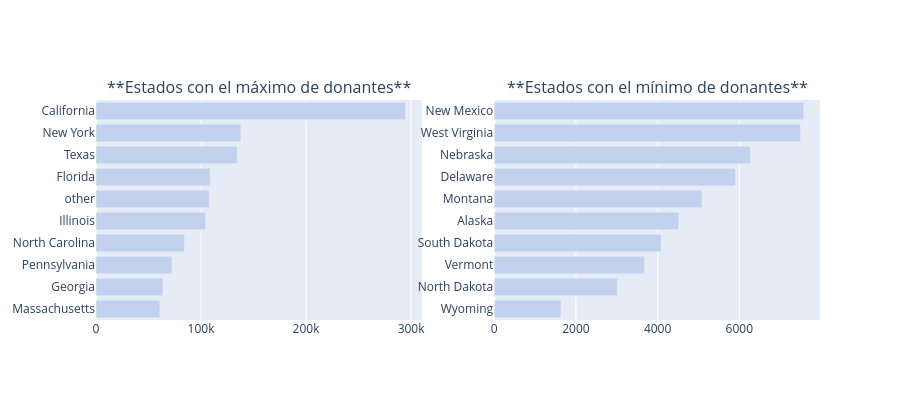

The notebook cell this image was saved under:
### Markdown cell above
![Captura de pantalla 2026-07-16 103458.png](attachment:a7c47ba1-04c1-4aa6-a8cd-4e79e681ff99.png)

### Code cell
def bar_hor(df, col, title, color, w=None, h=None, lm=0, limit=100, return_trace=False, rev=False):
    cnt_srs = df[col].value_counts()
    yy = cnt_srs.head(limit).index[::-1] 
    xx = cnt_srs.head(limit).values[::-1] 
    if rev:
        yy = cnt_srs.tail(limit).index[::-1] 
        xx = cnt_srs.tail(limit).values[::-1] 
        
    trace = go.Bar(y=yy, x=xx, orientation = 'h', marker=dict(color=color))
    if return_trace:
        return trace 
    layout = dict(title=title, margin=dict(l=lm), width=w, height=h)
    data = [trace]
    fig = go.Figure(data=data, layout=layout)
    iplot(fig)

def bar_hor_noagg(x, y, title, color, w=None, h=None, lm=0, limit=100, rt=False):
    trace = go.Bar(y=x, x=y, orientation = 'h', marker=dict(color=color))
    if rt:
        return trace
    layout = dict(title=title, margin=dict(l=lm), width=w, height=h)
    data = [trace]
    fig = go.Figure(data=data, layout=layout)
    iplot(fig)

def bar_ver_noagg(x, y, title, color, w=None, h=None, lm=0, rt = False):
    trace = go.Bar(y=y, x=x, marker=dict(color=color))
    if rt:
        return trace
    layout = dict(title=title, margin=dict(l=lm), width=w, height=h)
    data = [trace]
    fig = go.Figure(data=data, layout=layout)
    iplot(fig)

# **Traducción de los títulos de las gráficas individuales**
trace1 = bar_hor(donors_df, 'Donor City', "**Principales ciudades con el máximo de donantes**", '#c2d2ed', 500, 400, 200, limit = 10, return_trace=True)
trace2 = bar_hor(donors_df, 'Donor State', "**Principales estados con el máximo de donantes**", '#c2d2ed', 500, 400, 200, limit = 10, return_trace=True)
trace4 = bar_hor(donors_df, 'Donor State', "**Principales estados con el máximo de donantes**", '#c2d2ed', 600, 400, 200, limit = 10, return_trace=True, rev=True)

# **Traducción de los títulos de las subgráficas (mínimos y máximos)**
fig = tools.make_subplots(rows=1, cols=2, print_grid=False, subplot_titles = ['**Estados con el máximo de donantes**','**Estados con el mínimo de donantes**'])
# fig = tools.make_subplots(rows=2, cols=2, specs=[[{}, {}], [{'colspan': 2}, None]], print_grid=False, subplot_titles = ['**Estados con el máximo de donantes**','**Estados con el mínimo de donantes**', '**Ciudades con el máximo de donantes**'])

fig.append_trace(trace2, 1, 1);
fig.append_trace(trace4, 1, 2);
# fig.append_trace(trace1, 2, 1);

fig['layout'].update(height=400, showlegend=False);
iplot(fig);

### Figure 1 — Plotly figure (JSON) as saved in the notebook; plotly's stock layout.template omitted (floating-point values rounded to 4 significant figures)
{"data": [{"marker": {"color": "#c2d2ed"}, "orientation": "h", "type": "bar", "x": [60730, 63731, 72280, 84250, 104381, 107809, 108828, 134449, 137957, 294695], "xaxis": "x", "y": ["Massachusetts", "Georgia", "Pennsylvania", "North Carolina", "Illinois", "other", "Florida", "Texas", "New York", "California"], "yaxis": "y"}, {"marker": {"color": "#c2d2ed"}, "orientation": "h", "type": "bar", "x": [1634, 3012, 3677, 4084, 4519, 5088, 5906, 6272, 7497, 7576], "xaxis": "x2", "y": ["Wyoming", "North Dakota", "Vermont", "South Dakota", "Alaska", "Montana", "Delaware", "Nebraska", "West Virginia", "New Mexico"], "yaxis": "y2"}], "layout": {"annotations": [{"font": {"size": 16}, "showarrow": false, "text": "**Estados con el máximo de donantes**", "x": 0.225, "xanchor": "center", "xref": "paper", "y": 1, "yanchor": "bottom", "yref": "paper"}, {"font": {"size": 16}, "showarrow": false, "text": "**Estados con el mínimo de donantes**", "x": 0.775, "xanchor": "center", "xref": "paper", "y": 1, "yanchor": "bottom", "yref": "paper"}], "height": 400, "showlegend": false, "xaxis": {"anchor": "y", "domain": [0, 0.45]}, "xaxis2": {"anchor": "y2", "domain": [0.55, 1]}, "yaxis": {"anchor": "x", "domain": [0, 1]}, "yaxis2": {"anchor": "x2", "domain": [0, 1]}}}
